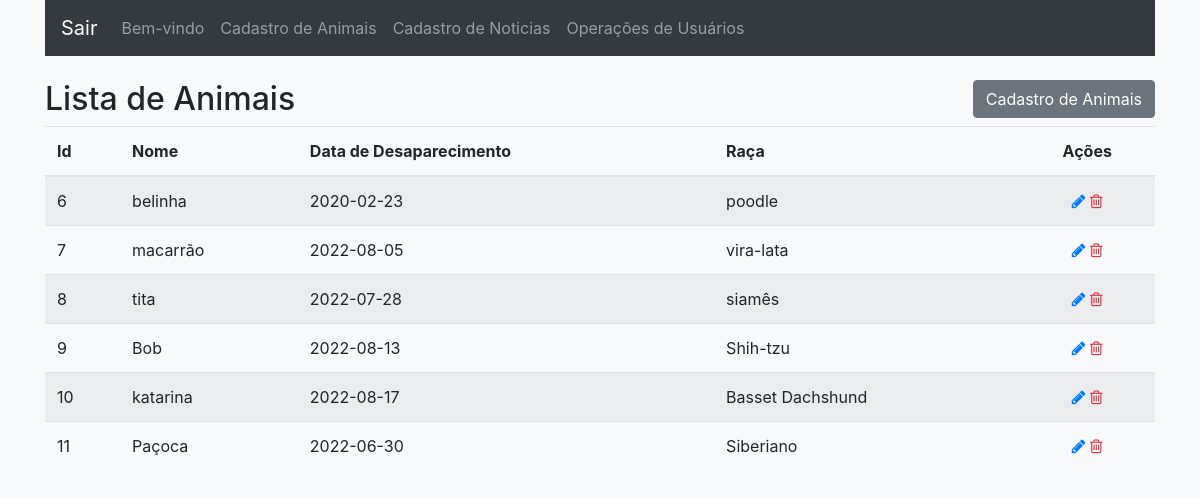
The app's page /cadastroProduto.php with its own data.
### tables this page shows
CREATE TABLE `produtos` (
  `id_produto` int(11) NOT NULL,
  `nome` varchar(50) NOT NULL,
  `tipo` varchar(50) NOT NULL,
  `validade` date NOT NULL,
  `descricao` varchar(150) NOT NULL
);

### model/conexao.class.php (called while the page is built, shortened)
<?php
abstract class Conexao{
    private $servidor = 'localhost';
    private $user = 'root';
    private $pass = '123';
    private $banco = 'app';
    protected function conexao(){
        $this->conn = new PDO('mysql:host=' . $this->servidor . ';dbname=' . $this->banco, $this->user, $this->pass);
    }
}
class Crud extends Conexao {
    private $tabela;
    public function __construct($tabela){
        $this->tabela = $tabela;
    }
    public function selectCrud($colunas, $where = false, $array_dados = null, $operador = "=") {
        if ($where) {
            foreach($array_dados as $indice => $valor){
                $filtro[] = $indice . " " . $operador . " :" . $indice;
            }
            $sql = "SELECT {$colunas} FROM {$this->tabela} WHERE " . join(" AND ", $filtro);
            $query = $this->conn->prepare($sql);
            $query->execute($array_dados);
        } else {
            $sql = "SELECT {$colunas} FROM {$this->tabela}";
            $query = $this->conn->prepare($sql);
            $query->execute();
        }
        return $query->fetchAll(PDO::FETCH_OBJ);
    }
}
?>

### cadastroProduto.php (the view, shortened to what this page needs)
<?php
	require_once("model/conexao.class.php");
?>
<!DOCTYPE html>
<html lang="pt-br">
<head>
  <link rel="stylesheet" href="https://maxcdn.bootstrapcdn.com/bootstrap/4.4.1/css/bootstrap.min.css">
  <link rel="stylesheet" href="https://cdnjs.cloudflare.com/ajax/libs/font-awesome/4.7.0/css/font-awesome.min.css">
</head>
<body class="bg-light">
    <div class="container">
    <nav class="navbar navbar-expand-lg navbar-dark bg-dark" >
        <a class="navbar-brand" href="index.php">Sair</a>
        <div class="collapse navbar-collapse" id="navb">
			<ul class="navbar-nav mr-auto">
            <li class="nav-item">
                <a class="nav-link" href="bemvindoAdmin.php">Bem-vindo</a>
            </li>
            <li class="nav-item">
                <a class="nav-link" href="cadastroProduto.php">Cadastro de Animais</a>
            </li>
            <li class="nav-item">
                <a class="nav-link" href="cadastroNoticias.php">Cadastro de Noticias</a>
            </li>
			<li class="nav-item">
                <a class="nav-link" href="operacoesCliente.php">Operações de Usuários</a>
            </li>
            </ul>
        </div>
        </nav>
    </div>
	<div class="container mt-4" id="admProdutos">
		<div class="row">
		   <div class="col-sm-12 col-md-6 col-lg-6">
				<h2>Lista de Animais</h2>
		   </div>
		   <div class="col-sm-12 col-md-6 col-lg-6 text-right">
				<button type="button" class="btn btn-secondary" data-toggle="modal" data-target="#myModal">Cadastro de Animais</button>
		   </div>
		</div>
		<table class="table table-striped">
		<thead>
		  <tr>
			<th>Id</th>
			<th>Nome</th>
			<th>Data de Desaparecimento</th>
			<th>Raça</th>
			<th class="text-center">Ações</th>
		  </tr>
		</thead>
		<tbody>
			<?php
				require_once("model/conexao.class.php");
				$produtos = new Crud("produtos");
				$resposta = $produtos->selectCrud("*");
				foreach($resposta as $indice => $valor) {
					echo "<tr>";
					echo "<td>{$valor->id_produto}</td>";
					echo "<td>{$valor->nome}</td>";
					echo "<td>{$valor->validade}</td>";
					echo "<td>{$valor->tipo}</td>";
					echo '<td class="text-center">
					<a href="editarProdutos.php?id_produto=' . $valor->id_produto . '" title="Editar"><i class="fa fa-pencil"></i></a>
					<a href="excluirProdutos.php?id_produto=' . $valor->id_produto  . '" title="Excluir"><i class="fa fa-trash-o text-danger"></i></a>
					</td>';
					echo "</tr>";
				}
			?>
		</tbody>
		</table>
    </div>
</body>
</html>

### records on screen
produtos: id_produto "6", nome "belinha", validade "2020-02-23", tipo "poodle"
produtos: id_produto "7", nome "macarrão", validade "2022-08-05", tipo "vira-lata"
produtos: id_produto "8", nome "tita", validade "2022-07-28", tipo "siamês"
produtos: id_produto "9", nome "Bob", validade "2022-08-13", tipo "Shih-tzu"
produtos: id_produto "10", nome "katarina", validade "2022-08-17", tipo "Basset Dachshund"
produtos: id_produto "11", nome "Paçoca", validade "2022-06-30", tipo "Siberiano"
